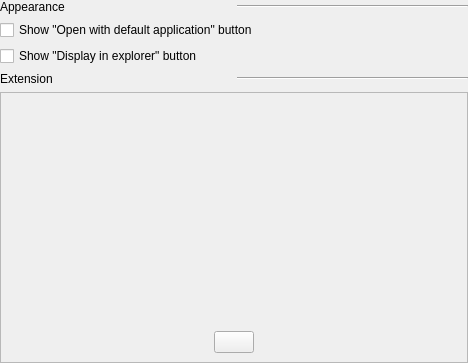
<?xml version="1.0" encoding="UTF-8"?>
<ui version="4.0">
 <class>CSettingsWnd4Controls</class>
 <widget class="QWidget" name="CSettingsWnd4Controls">
  <property name="geometry">
   <rect>
    <x>0</x>
    <y>0</y>
    <width>468</width>
    <height>363</height>
   </rect>
  </property>
  <layout class="QGridLayout" name="Layout_all">
   <property name="leftMargin">
    <number>0</number>
   </property>
   <property name="topMargin">
    <number>0</number>
   </property>
   <property name="rightMargin">
    <number>0</number>
   </property>
   <property name="bottomMargin">
    <number>0</number>
   </property>
   <item row="0" column="0">
    <widget class="QWidget" name="wnd_display_container" native="true">
     <layout class="QVBoxLayout" name="Layout_wnd_display">
      <property name="leftMargin">
       <number>0</number>
      </property>
      <property name="topMargin">
       <number>0</number>
      </property>
      <property name="rightMargin">
       <number>0</number>
      </property>
      <property name="bottomMargin">
       <number>0</number>
      </property>
      <item>
       <widget class="QWidget" name="widget_display_title" native="true">
        <layout class="QHBoxLayout" name="Layout_widget_title">
         <property name="leftMargin">
          <number>0</number>
         </property>
         <property name="topMargin">
          <number>0</number>
         </property>
         <property name="rightMargin">
          <number>0</number>
         </property>
         <property name="bottomMargin">
          <number>0</number>
         </property>
         <item>
          <widget class="QLabel" name="label_group">
           <property name="text">
            <string>Appearance</string>
           </property>
          </widget>
         </item>
         <item>
          <widget class="Line" name="line">
           <property name="orientation">
            <enum>Qt::Horizontal</enum>
           </property>
          </widget>
         </item>
        </layout>
       </widget>
      </item>
      <item>
       <layout class="QHBoxLayout" name="horizontalLayout">
        <item>
         <widget class="QCheckBox" name="checkBox_open_with_def">
          <property name="text">
           <string>Show &quot;Open with default application&quot; button</string>
          </property>
         </widget>
        </item>
        <item>
         <spacer name="horizontalSpacer">
          <property name="orientation">
           <enum>Qt::Horizontal</enum>
          </property>
          <property name="sizeHint" stdset="0">
           <size>
            <width>40</width>
            <height>20</height>
           </size>
          </property>
         </spacer>
        </item>
       </layout>
      </item>
      <item>
       <layout class="QHBoxLayout" name="horizontalLayout_2">
        <item>
         <widget class="QCheckBox" name="checkBox_reveal_in_explorer">
          <property name="text">
           <string>Show &quot;Display in explorer&quot; button</string>
          </property>
         </widget>
        </item>
        <item>
         <spacer name="horizontalSpacer_2">
          <property name="orientation">
           <enum>Qt::Horizontal</enum>
          </property>
          <property name="sizeHint" stdset="0">
           <size>
            <width>40</width>
            <height>20</height>
           </size>
          </property>
         </spacer>
        </item>
       </layout>
      </item>
     </layout>
    </widget>
   </item>
   <item row="1" column="0">
    <widget class="QWidget" name="widget_extension_container" native="true">
     <property name="minimumSize">
      <size>
       <width>0</width>
       <height>50</height>
      </size>
     </property>
     <layout class="QGridLayout" name="gridLayout">
      <property name="leftMargin">
       <number>0</number>
      </property>
      <property name="topMargin">
       <number>0</number>
      </property>
      <property name="rightMargin">
       <number>0</number>
      </property>
      <property name="bottomMargin">
       <number>0</number>
      </property>
      <item row="0" column="0">
       <widget class="QWidget" name="widget_extension" native="true">
        <layout class="QHBoxLayout" name="Layout_widget_title_2">
         <property name="leftMargin">
          <number>0</number>
         </property>
         <property name="topMargin">
          <number>0</number>
         </property>
         <property name="rightMargin">
          <number>0</number>
         </property>
         <property name="bottomMargin">
          <number>0</number>
         </property>
         <item>
          <widget class="QLabel" name="label_group_2">
           <property name="text">
            <string>Extension</string>
           </property>
          </widget>
         </item>
         <item>
          <widget class="Line" name="line_2">
           <property name="orientation">
            <enum>Qt::Horizontal</enum>
           </property>
          </widget>
         </item>
        </layout>
       </widget>
      </item>
      <item row="1" column="0">
       <widget class="QScrollArea" name="scrollArea">
        <property name="widgetResizable">
         <bool>true</bool>
        </property>
        <widget class="QWidget" name="scrollAreaWidgetContents">
         <property name="geometry">
          <rect>
           <x>0</x>
           <y>0</y>
           <width>466</width>
           <height>269</height>
          </rect>
         </property>
         <layout class="QGridLayout" name="gridLayout_2">
          <item row="2" column="0">
           <spacer name="verticalSpacer">
            <property name="orientation">
             <enum>Qt::Vertical</enum>
            </property>
            <property name="sizeHint" stdset="0">
             <size>
              <width>20</width>
              <height>40</height>
             </size>
            </property>
           </spacer>
          </item>
          <item row="1" column="0">
           <layout class="QGridLayout" name="Layout_extension_container"/>
          </item>
          <item row="3" column="0">
           <widget class="QWidget" name="widget" native="true">
            <layout class="QHBoxLayout" name="horizontalLayout_3">
             <property name="leftMargin">
              <number>0</number>
             </property>
             <property name="topMargin">
              <number>0</number>
             </property>
             <property name="rightMargin">
              <number>0</number>
             </property>
             <property name="bottomMargin">
              <number>0</number>
             </property>
             <item>
              <spacer name="horizontalSpacer_4">
               <property name="orientation">
                <enum>Qt::Horizontal</enum>
               </property>
               <property name="sizeHint" stdset="0">
                <size>
                 <width>199</width>
                 <height>20</height>
                </size>
               </property>
              </spacer>
             </item>
             <item>
              <widget class="QPushButton" name="pushButton_about_ctrls">
               <property name="text">
                <string/>
               </property>
              </widget>
             </item>
             <item>
              <spacer name="horizontalSpacer_3">
               <property name="orientation">
                <enum>Qt::Horizontal</enum>
               </property>
               <property name="sizeHint" stdset="0">
                <size>
                 <width>199</width>
                 <height>20</height>
                </size>
               </property>
              </spacer>
             </item>
            </layout>
           </widget>
          </item>
         </layout>
        </widget>
       </widget>
      </item>
     </layout>
    </widget>
   </item>
  </layout>
 </widget>
 <resources/>
 <connections/>
</ui>
